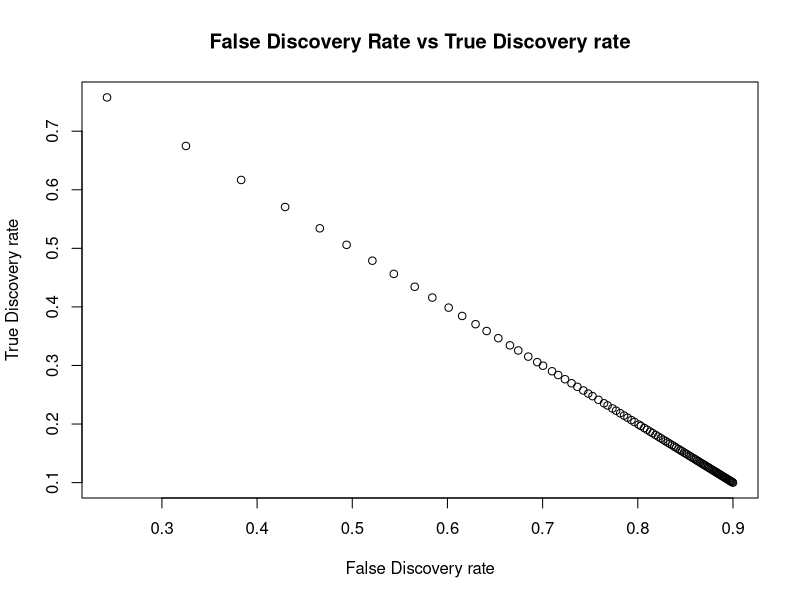
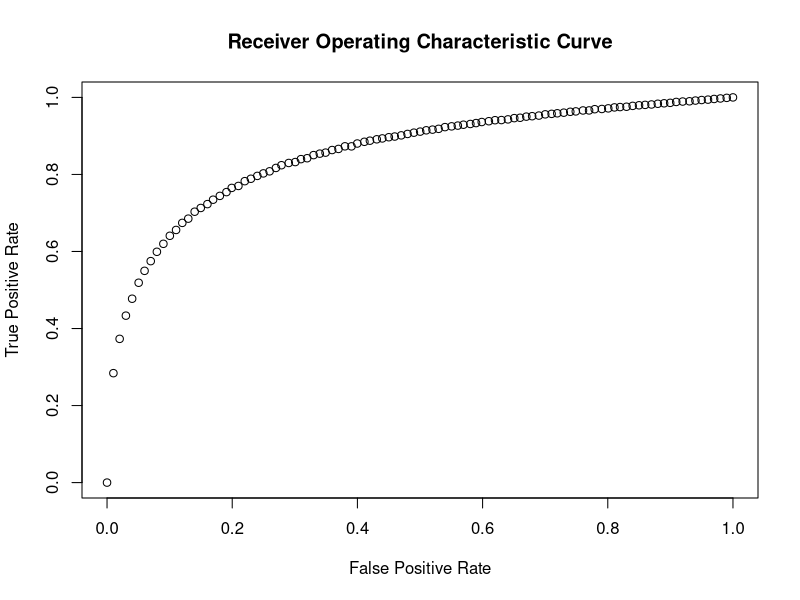
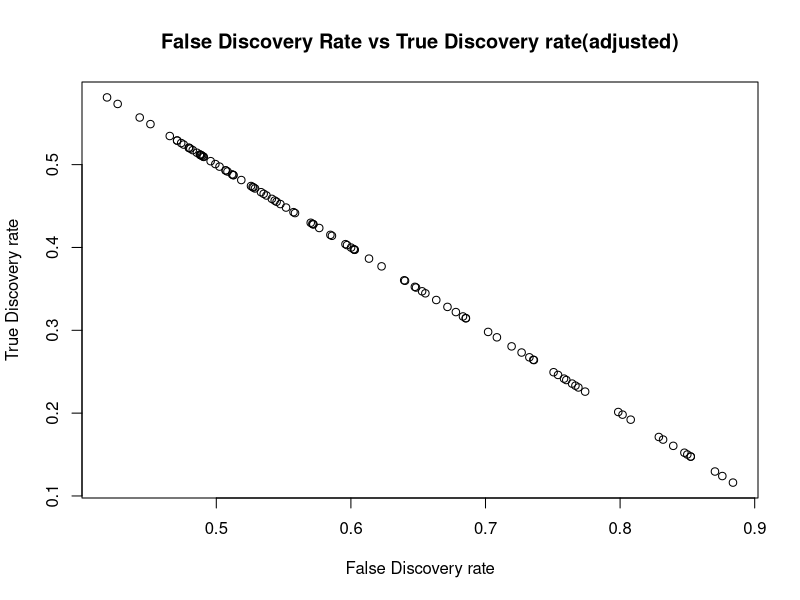
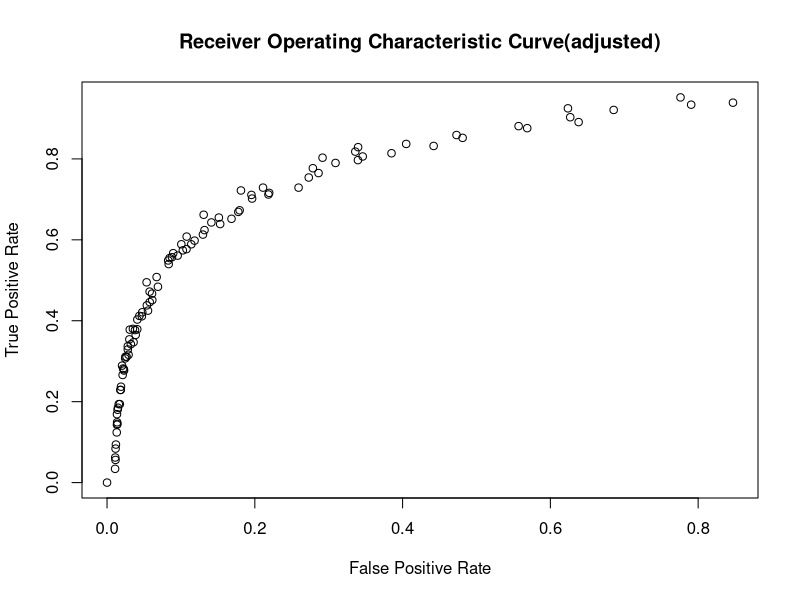

These figures' R source, in order:
## ---- chunk 1

xbar = rep(0, 1000)
N = 100 # number of non-zero means
mu = 2 #non 0 mean
xbar[1:N] = mu



alpha = seq(from=0,to=1,by=.01)
FDmlist= c()
TDmlist = c()
FPmlist= c()
TPmlist = c()
for ( j in 1:length(alpha)){
  FDlist = c()
TDlist = c()
  FPlist = c()
TPlist = c()

 for (i in 1:1000){
  z = rnorm(1000, xbar, 1)#1,000 z scores
p = 2*pnorm(-abs(z)) #  p values
discovery = p < alpha[j]
TD = sum (discovery)
TTD =sum(p[1:N]<alpha[j])
FDR = (TD-TTD)/TD
TDR = TTD/TD
FPR = (TD-TTD)/(1000-N)
TPR = TTD/ N
FDlist[i]= FDR
TDlist[i]=TDR
FPlist[i]= FPR
TPlist[i]=TPR
 }

FDmlist[j]= mean(FDlist)
TDmlist[j]=mean(TDlist)
FPmlist[j]= mean(FPlist)
TPmlist[j]=mean(TPlist)
}

plot(FDmlist,TDmlist, main="False Discovery Rate vs True Discovery rate",
  xlab="False Discovery rate", ylab="True Discovery rate")
plot(FPmlist,TPmlist, main="Receiver Operating Characteristic Curve",
  xlab="False Positive Rate", ylab="True Positive Rate")

BH = function (p, q){
  psort = c()
  ppos = sort.list(p)
  
for (i in 1:length(p)){
  psort[i] = p[ppos[i]]
}
  
  
 crit = c( )
 for (k in 1:length(p)){
   crit[k]= ((k*q)/length(p))
 }
sig = c()
 for(j in 1:length(p)){
   if (psort[j]< crit[j]){
     sig[j] = j
   }else{
     sig[j]= 0
   }
 }
masig = (max(sig))
sigp = psort[1:masig]
return(sigp)
}
BH(p,.05)
Pad = function(p){
  psort = c()
  ppos = sort.list(p)
  
for (i in 1:length(p)){
  psort[i] = p[ppos[i]]
}
  adj = c()
  for (k in 1:length(psort)){
    ko = 0
    ki = 0
    kio = c()
    ko = psort[k] *(length(psort)/k)
    if (k<length(psort)){
      ki = psort[k+1] *(length(psort)/(k+1))
    }
    kio = c(ko,ki)
    adj[k]= min(kio)
  }
  Padj = c()
  for (j in 1:length(p)){
    Padj[ppos[j]] = adj[j]
  }
  return(Padj)
}


xbar = rep(0, 100)
N = 10 # number of non-zero means
mu = 2 #non 0 mean
xbar[1:N] = mu



alpha = seq(from=0,to=1,by=.01)
FDmlist= c()
TDmlist = c()
FPmlist= c()
TPmlist = c()
for ( j in 1:length(alpha)){
  FDlist = c()
TDlist = c()
  FPlist = c()
TPlist = c()

 for (i in 1:100){
  z = rnorm(100, xbar, 1)#1,000 z scores
p = 2*pnorm(-abs(z)) #  p values
p = Pad(p)
discovery = p < alpha[j]
TD = sum (discovery)
TTD =sum(p[1:N]<alpha[j])
FDR = (TD-TTD)/TD
TDR = TTD/TD
FPR = (TD-TTD)/(100-N)
TPR = TTD/ N
FDlist[i]= FDR
TDlist[i]=TDR
FPlist[i]= FPR
TPlist[i]=TPR
 }

FDmlist[j]= mean(FDlist)
TDmlist[j]=mean(TDlist)
FPmlist[j]= mean(FPlist)
TPmlist[j]=mean(TPlist)
}

plot(FDmlist,TDmlist, main="False Discovery Rate vs True Discovery rate(adjusted)",
  xlab="False Discovery rate", ylab="True Discovery rate")
plot(FPmlist,TPmlist, main="Receiver Operating Characteristic Curve(adjusted)",
  xlab="False Positive Rate", ylab="True Positive Rate")


